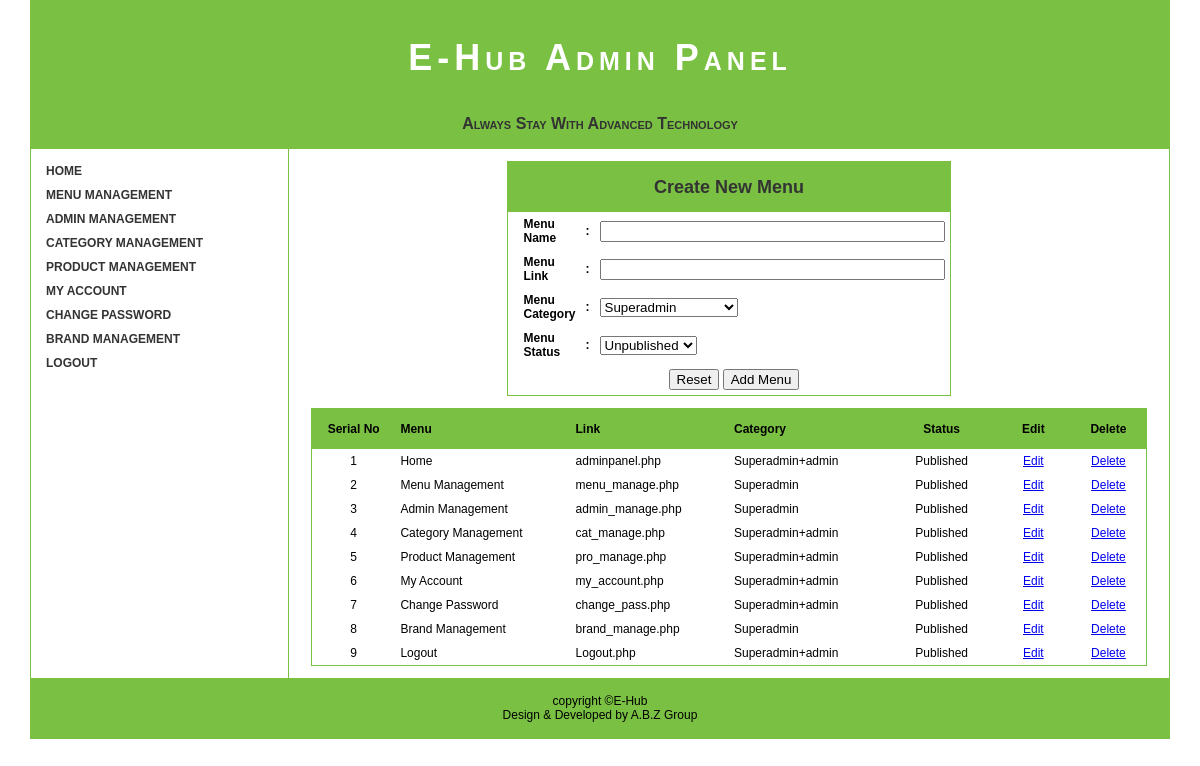
The app's page /admin/menu_manage.php (signed in) with its own data.
### tables this page shows
CREATE TABLE IF NOT EXISTS `menu` (
  `mid` int(11) NOT NULL AUTO_INCREMENT,
  `mname` varchar(255) NOT NULL,
  `mlink` varchar(255) NOT NULL,
  `mcategory` varchar(255) NOT NULL,
  `mstatus` varchar(255) NOT NULL,
  PRIMARY KEY (`mid`)
);

### admin/menu_manage.php (the view, shortened to what this page needs)
<?php
$aid=$_SESSION['aid'];
$acat=$_SESSION['category'];
$aname=$_SESSION['name'];
$astatus=$_SESSION['astatus'];
if($acat!="" and $aid!="" and $aname!="" and $astatus=="Published")
{
?>
<!DOCTYPE html >
<html >
<head>
</head>
<body>
<table width="95%" border="0" cellspacing="0" cellpadding="0" align="center" style="border:1px solid #7ac143;">
  <tr>
    <?php
	include("header.php");
	?>
  </tr>
  <tr height="auto">
    <td width="20%" align="left">
    <table width="100%" border="0" cellspacing="0" cellpadding="0" >
          <tr>
            <td width="20%" style="border-right:1px solid #7ac143; height:auto;" valign="top">
            <?php
			include("menu.php");
			?>
            </td>
            <td width="80%" align="center" valign="middle"  style="height:auto;">
            <form action="submit.php" method="post" name="menu">
            <table width="50%" border="0" cellspacing="0" cellpadding="5" style="border:1px solid #7ac143;">
              <tr>
                <td height="40" colspan="3" style="background-color:#7ac143; text-align:center; font-size:18px; color:#333;"><strong>Create New Menu</strong></td>
              </tr>
              <tr>
                <td width="40%" align="left" valign="middle" style="padding-left:15px;"><strong>Menu Name</strong></td>
                <td width="5%" align="center" valign="middle"><strong>:</strong></td>
                <td width="55%" align="left" valign="middle"><input name="mname" type="text" required="required" id="mname" size="40" /></td>
              </tr>
              <tr>
                <td width="40%" align="left" valign="middle" style="padding-left:15px;"><strong>Menu Link</strong></td>
                <td width="5%" align="center" valign="middle"><strong>:</strong></td>
                <td width="55%" align="left" valign="middle"><input name="mlink" type="text" required="required" id="mlink" size="40" /></td>
              </tr>
              <tr>
                <td width="40%" align="left" valign="middle" style="padding-left:15px;"><strong>Menu Category</strong></td>
                <td width="5%" align="center" valign="middle"><strong>:</strong></td>
                <td width="55%" align="left" valign="middle"><select name="mcat" id="mcat">
                  <option value="Superadmin">Superadmin</option>
                </select></td>
              </tr>
              <tr>
                <td width="40%" align="left" valign="middle" style="padding-left:15px;"><strong>Menu Status</strong></td>
                <td width="5%" align="center" valign="middle"><strong>:</strong></td>
                <td width="55%" align="left" valign="middle"><select name="mstatus" id="mstatus">
                  <option value="Unpublished" selected="selected">Unpublished</option>
                </select></td>
              </tr>
              <tr>
                <td colspan="3" align="center" valign="middle" style="padding-left:15px;"><input type="reset" name="Reset" id="button" value="Reset" />
                  <input type="submit" name="submit" id="submit" value="Add Menu" /></td>
                </tr>
            </table>
            </form>
            <table width="95%" border="0" cellspacing="0" cellpadding="5" style="border:1px solid #7ac143;">
              <tr style=" background-color:#7ac143; ">
                <td width="10%" height="30" align="center" valign="middle"><strong>Serial No</strong></td>
                <td width="21%" height="30" align="left" valign="middle"><strong>Menu </strong></td>
                <td width="19%" height="30" align="left" valign="middle"><strong>Link</strong></td>
                <td width="19%" height="30" align="left" valign="middle"><strong>Category</strong></td>
                <td width="13%" height="30" align="center" valign="middle"><strong>Status</strong></td>
                <td width="9%" height="30" align="center" valign="middle"><strong>Edit</strong></td>
                <td width="9%" height="30" align="center" valign="middle"><strong>Delete</strong></td>
              </tr>
              <?php
			  $serial=1;
			  $sql=mysql_query("select * from menu");
			  while($data_menu=mysql_fetch_array($sql))
			  {
			  ?>
              <tr>
                <td width="10%" align="center" valign="middle"><?php echo $serial; ?></td>
                <td width="21%" align="left" valign="middle"> <?php  echo $data_menu['mname'];?></td>
                <td align="left" valign="middle"><?php  echo $data_menu['mlink'];?></td>
                <td width="19%" align="left" valign="middle"><?php  echo $data_menu['mcategory'];?></td>
                <td width="13%" align="center" valign="middle"><?php  echo $data_menu['mstatus'];?></td>
                <td width="9%" align="center" valign="middle"><a href="menu_edit.php<?php echo "?menuid=$data_menu[mid]";?>"> Edit</a></td>
                <td width="9%" align="center" valign="middle"><?php echo "<a href=\"javascript:deleteAdmin(delaid=$data_menu[mid])\">Delete</a>";?></td>
              </tr>
              <?php
			  $serial++;
			  }
			  ?>
            </table>
            </td>
        </tr>
	  </table>
    </td>
  </tr>
  <tr>
    <?php
	include("footer.php");
	?>
  </tr>
</table>
</body>
</html>
<?php
}
else
{
	$_SESSION['msg']="Please login first";
	header("Location:index.php");
}
?>

### admin/menu.php
<link href="style.css" rel="stylesheet" type="text/css" />
<ul>
            <?php
			if($acat=='Superadmin')
			{
				$sql=mysql_query("select * from menu where mstatus='Published'");
			}
			else
			{
				$sql=mysql_query("select * from menu where mstatus='Published' and mcategory!='Superadmin'");
			}
			while($data=mysql_fetch_array($sql))
			{
			?>
            	<li > <a href="<?php echo $data["mlink"]; ?>" > <?php echo $data['mname'];?></a>
                </li>
                <?php
			}
				?>
        </ul>

### admin/style.css (style rules this page uses)
td ul { list-style-type:none; margin:10px 0px 10px 0px; padding:0; overflow:hidden; }
td ul li { float:left; }
td ul li a:link,td ul li a:visited { display:block; width:237px; font-weight:bold; color:#333; text-align:left; padding:5px 5px 5px 15px; text-decoration:none; text-transform:uppercase; }

### admin/menu_manage.php (style rules this page uses)
body { margin:0; padding:0; font-family:Verdana, Geneva, sans-serif; font-size:12px; }

### records on screen
menu: mname "HOME", mname "Home", mlink "adminpanel.php", mcategory "Superadmin+admin", mstatus "Published"
menu: mname "MENU MANAGEMENT", mname "Menu Management", mlink "menu_manage.php", mcategory "Superadmin", mstatus "Published"
menu: mname "ADMIN MANAGEMENT", mname "Admin Management", mlink "admin_manage.php", mcategory "Superadmin", mstatus "Published"
menu: mname "CATEGORY MANAGEMENT", mname "Category Management", mlink "cat_manage.php", mcategory "Superadmin+admin", mstatus "Published"
menu: mname "PRODUCT MANAGEMENT", mname "Product Management", mlink "pro_manage.php", mcategory "Superadmin+admin", mstatus "Published"
menu: mname "MY ACCOUNT", mname "My Account", mlink "my_account.php", mcategory "Superadmin+admin", mstatus "Published"
menu: mname "CHANGE PASSWORD", mname "Change Password", mlink "change_pass.php", mcategory "Superadmin+admin", mstatus "Published"
menu: mname "BRAND MANAGEMENT", mname "Brand Management", mlink "brand_manage.php", mcategory "Superadmin", mstatus "Published"
menu: mname "LOGOUT", mname "Logout", mlink "Logout.php", mcategory "Superadmin+admin", mstatus "Published"
